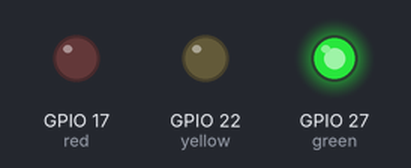
Recording of a program running on a simulated Raspberry Pi (BCM pin numbers). On the bench: output pins drawn as LEDs (lit = HIGH).

Above: at 1.0 s.
At 2.5 s:
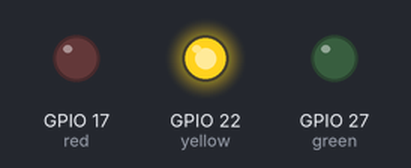
At 4.5 s:
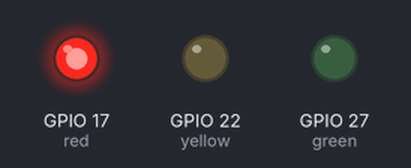
Timing chart, 0 to 7.8 s (numbered marks = the images above):
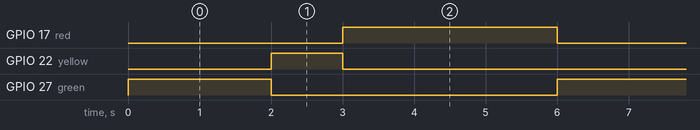

The program:

trafficLight.py
```python
from time import sleep
import RPi.GPIO as GPIO #gives us access to the GPIO pins
GPIO.setmode(GPIO.BCM)  #sets the pin numbering system we want to use

green = 27  #set variables for the pin numbers driving each LED
yellow = 22
red = 17

GPIO.setup(green, GPIO.OUT)  #configure GPIO pins to output mode
GPIO.setup(yellow, GPIO.OUT)
GPIO.setup(red, GPIO.OUT)

while True:
    GPIO.output(red, False)  #turn on green light for 2 seconds
    GPIO.output(green, True)
    sleep(2)

    GPIO.output(green, False) #turn on yellow light for 1 second
    GPIO.output(yellow, True)
    sleep(1)

    GPIO.output(yellow, False) #turn on red light for 3 seconds
    GPIO.output(red, True)
    sleep(3)
```

Measured:
- by itself, GPIO 17 (red): alternates HIGH for 3.0 s and LOW for 3.0 s
- by itself, GPIO 22 (yellow): alternates HIGH for 1.0 s and LOW for 5.0 s
- by itself, GPIO 27 (green): alternates HIGH for 2.0 s and LOW for 4.0 s
